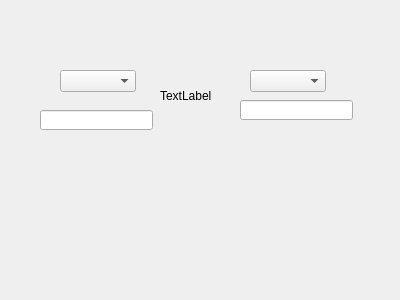
<?xml version="1.0" encoding="UTF-8"?>
<ui version="4.0">
 <class>Form</class>
 <widget class="QWidget" name="Form">
  <property name="geometry">
   <rect>
    <x>0</x>
    <y>0</y>
    <width>400</width>
    <height>300</height>
   </rect>
  </property>
  <property name="windowTitle">
   <string>Form</string>
  </property>
  <widget class="QComboBox" name="comboBox">
   <property name="geometry">
    <rect>
     <x>60</x>
     <y>70</y>
     <width>76</width>
     <height>22</height>
    </rect>
   </property>
  </widget>
  <widget class="QLabel" name="label">
   <property name="geometry">
    <rect>
     <x>160</x>
     <y>90</y>
     <width>56</width>
     <height>12</height>
    </rect>
   </property>
   <property name="text">
    <string>TextLabel</string>
   </property>
  </widget>
  <widget class="QComboBox" name="comboBox_2">
   <property name="geometry">
    <rect>
     <x>250</x>
     <y>70</y>
     <width>76</width>
     <height>22</height>
    </rect>
   </property>
  </widget>
  <widget class="QLineEdit" name="lineEdit">
   <property name="geometry">
    <rect>
     <x>40</x>
     <y>110</y>
     <width>113</width>
     <height>20</height>
    </rect>
   </property>
  </widget>
  <widget class="QLineEdit" name="lineEdit_2">
   <property name="geometry">
    <rect>
     <x>240</x>
     <y>100</y>
     <width>113</width>
     <height>20</height>
    </rect>
   </property>
  </widget>
 </widget>
 <resources/>
 <connections/>
</ui>
